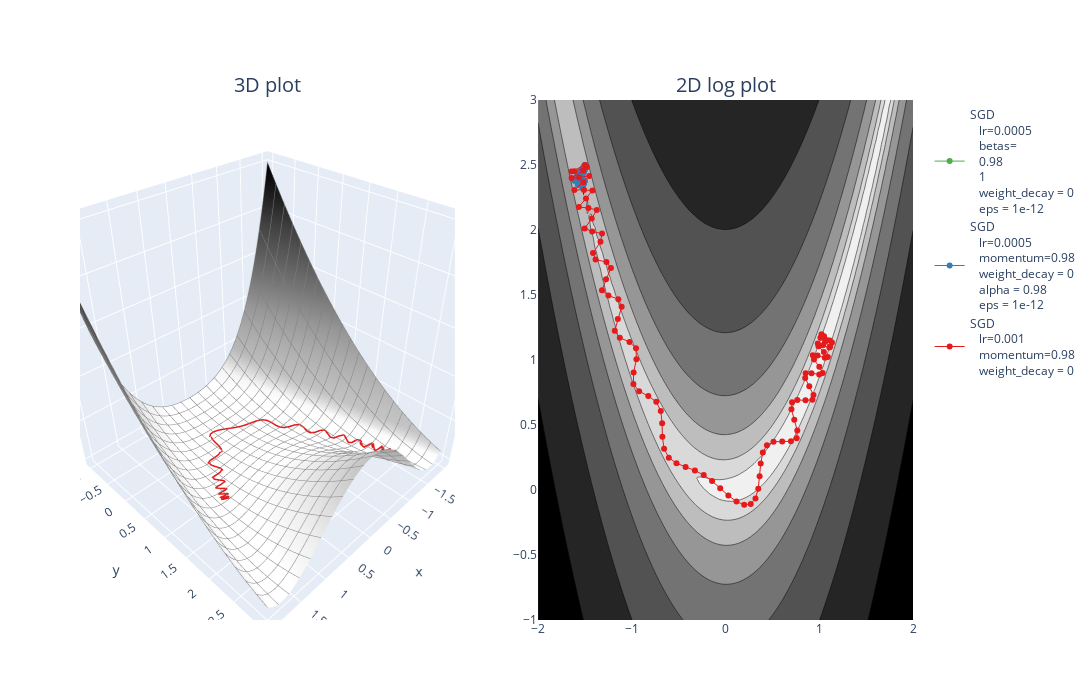

Notebook code for this chart:
### Code cell
def opt_fn(fn: Callable, xy: t.Tensor, optimizer_class, optimizer_kwargs, n_iters: int = 100):
    '''Optimize the a given function starting from the specified point.

    optimizer_class: one of the optimizers you've defined, either SGD, RMSprop, or Adam
    optimzer_kwargs: keyword arguments passed to your optimiser (e.g. lr and weight_decay)
    '''
    assert xy.requires_grad
    optimizer = optimizer_class([xy], **optimizer_kwargs)
    xys = t.zeros((n_iters, 2))
    for i in range(n_iters):
        xys[i] = xy.detach()
        z = fn(xy[0], xy[1])

        z.backward()
        optimizer.step()
        optimizer.zero_grad()
    return xys
    
xy = t.tensor([-1.5, 2.5], requires_grad=True)
x_range = [-2, 2]
y_range = [-1, 3]
optimizers = [
    (SGD, dict(lr=1e-3, momentum=0.98, weight_decay=0)),
    (RMSprop, dict(lr=5e-4,  alpha = 0.98, momentum=0.98, eps = 1e-12, weight_decay=0)),
    (Adam, dict(lr=5e-4, betas=[0.98,1], eps = 1e-12, weight_decay=0)),
]

fn = rosenbrocks_banana
fig = utils.plot_optimization(opt_fn, fn, xy, optimizers, x_range, y_range)

fig.show()
